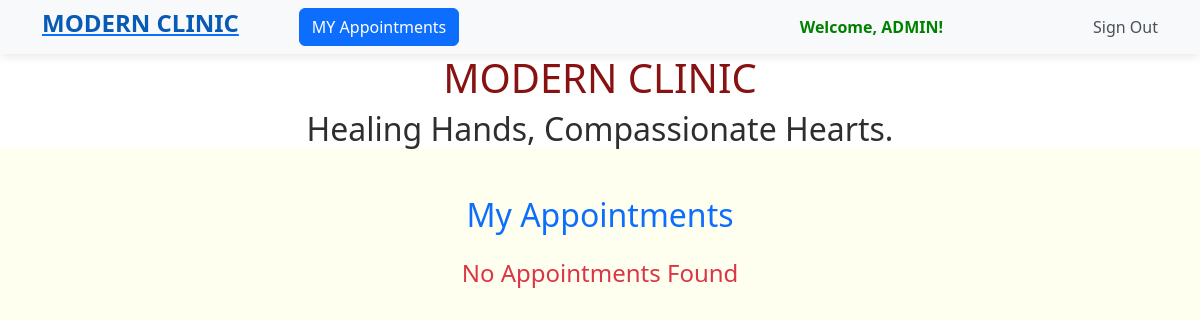
/my_appointments/ (signed in), run on an earlier commit of the app's database.
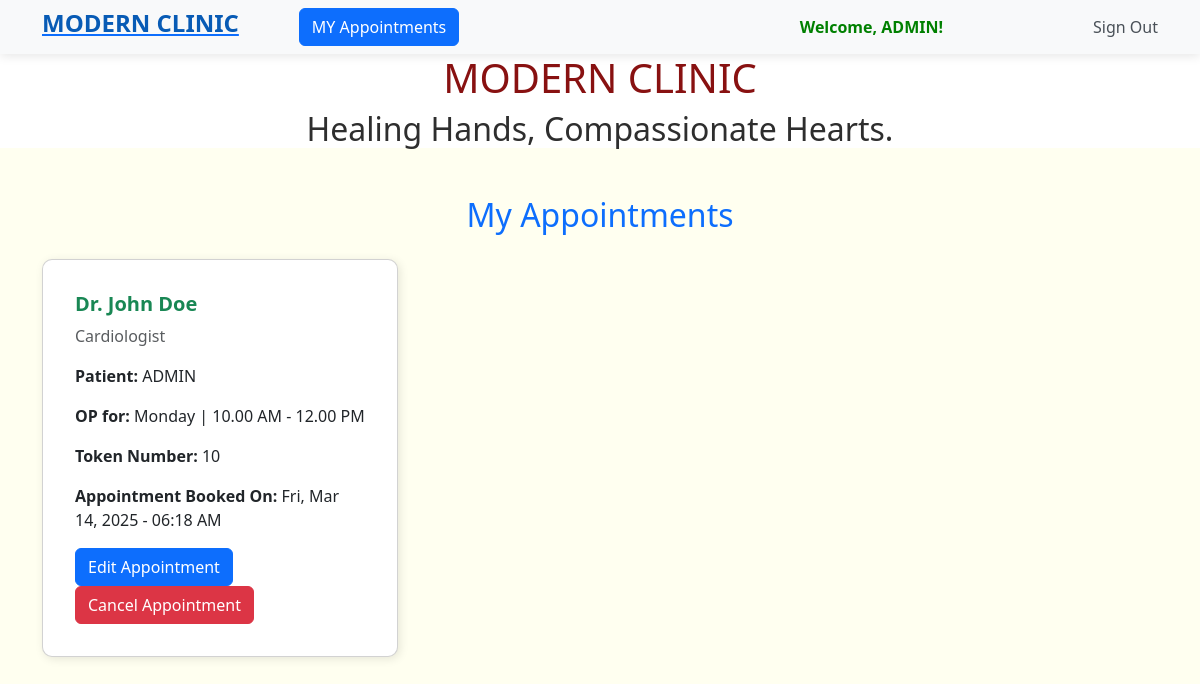
And on a later commit of the database.
### booking/models.py (models this page shows, shortened)
class Appointment(models.Model):
    user = models.ForeignKey(User,on_delete=models.CASCADE)
    contact_no = models.PositiveIntegerField(null=True)
    doctor = models.ForeignKey(TeamofDoctors,on_delete=models.CASCADE)
    token = models.OneToOneField(Token,on_delete=models.CASCADE)
    booking_datetime = models.DateTimeField(default=timezone.now)

class TeamofDoctors(models.Model):
    name = models.CharField(max_length=50,null=True,blank=True)
    specialization = models.CharField(max_length=50,null=True,blank=True)
    op_date = models.CharField(max_length=250,null=True,blank=True)

class Token(models.Model):
    doctor = models.ForeignKey(TeamofDoctors,on_delete=models.CASCADE)
    token_number = models.PositiveIntegerField()
    is_booked = models.BooleanField(default=False)

### booking/views.py (the view)
# urls.py: path('my_appointments/',views.view_appointments,name="my_appointments"),
@login_required
def view_appointments(request):
    appointments = Appointment.objects.filter(user=request.user)
    return render(request,"booking/my_appointments.html",{'appointments':appointments})

### booking/templates/booking/my_appointments.html (shortened to what this page needs)
<!DOCTYPE html>
{% extends 'booking/home.html'%}
{% block content %}
<html lang="en">
<head>
    <link rel="stylesheet" href="https://cdn.jsdelivr.net/npm/bootstrap@5.3.0/dist/css/bootstrap.min.css">
</head>
<body>
    <div class="container mt-5">
        <h2 class="text-center text-primary mb-4">My Appointments</h2>
        <div class="row">
            {% if appointments %}
                {% for appointment in appointments %}
                <div class="col-md-4 mb-4">
                    <div class="card appointment-card p-3">
                        <div class="card-body">
                            <h5 class="card-title text-success"><strong>{{ appointment.doctor.name }}</strong></h5>
                            <p class="text-muted">{{ appointment.doctor.specialization }}</p>
                            <p><strong>Patient:</strong> {{ appointment.user | upper}}</p>
                            <p><strong>OP for:</strong> {{ appointment.doctor.op_date}}</p>
                            <p><strong>Token Number:</strong> {{ appointment.token.token_number }}</p>
                            <p><strong>Appointment Booked On: </strong>{{ appointment.booking_datetime|date:"D, M d, Y - h:i A" }}</p>
                            <a href="{% url 'edit_appointment' appointment.doctor.id appointment.token.token_number %}"><button class="btn btn-primary">Edit Appointment</button></a>
                           <a href="{% url 'cancel_appointment' appointment.doctor.id appointment.token.token_number %}"><button class="btn btn-danger">Cancel Appointment</button></a>
                        </div>
                    </div>
                </div>
                {% endfor %}
            {% else %}
                <div class="col-12 text-center">
                    <h4 class="text-danger">No Appointments Found</h4>
                </div>
            {% endif %}
        </div>
    </div>
</body>
</html>
{% endblock %}

What changed in the data, as far as the page shows it:
added Appointment: doctor.name "Dr. John Doe", doctor.specialization "Cardiologist", user "ADMIN", doctor.op_date "Monday | 10.00 AM - 12.00 PM", token.token_number "10", booking_datetime "Fri, Mar 14, 2025 - 06:18 AM"
Also different on the page:
text no longer shown: "No Appointments Found"
